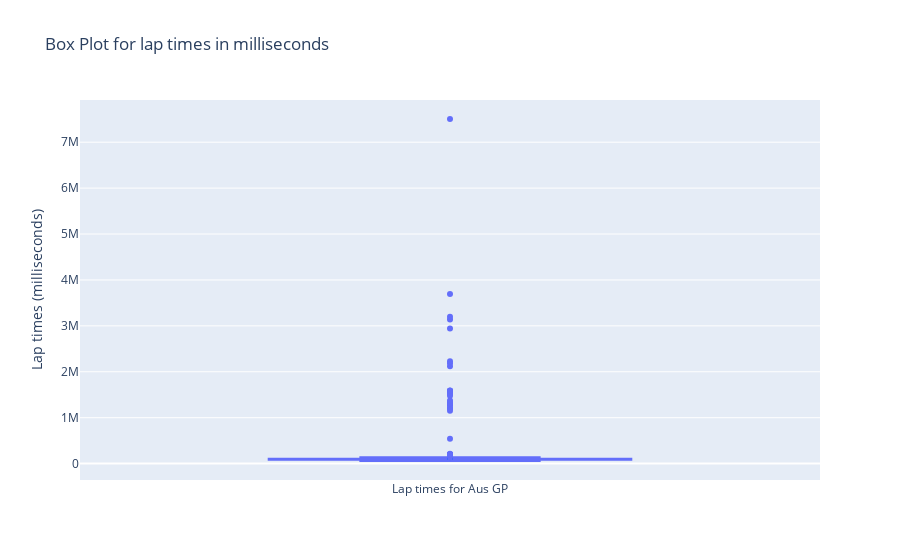

The code cell stored with this chart in its notebook:
### Code cell
fig = go.Figure()

# Add a box trace
fig.add_trace(
    go.Box(y=lap_times_selected_driver["milliseconds"], name="Lap times for Aus GP")
)

# Customize the layout
fig.update_layout(
    title="Box Plot for lap times in milliseconds",
    yaxis_title="Lap times (milliseconds)",
)

# Show the figure
fig.show()

### Figure 1 — Plotly figure (JSON) as saved in the notebook; plotly's stock layout.template omitted (floating-point values rounded to 4 significant figures; data arrays with more than 128 entries replaced by an {"elided": "..."} marker saying what was removed)
{"data": [{"name": "Lap times for Aus GP", "type": "box", "y": {"elided": "16427 int values"}}], "layout": {"title": {"text": "Box Plot for lap times in milliseconds"}, "yaxis": {"title": {"text": "Lap times (milliseconds)"}}}}
